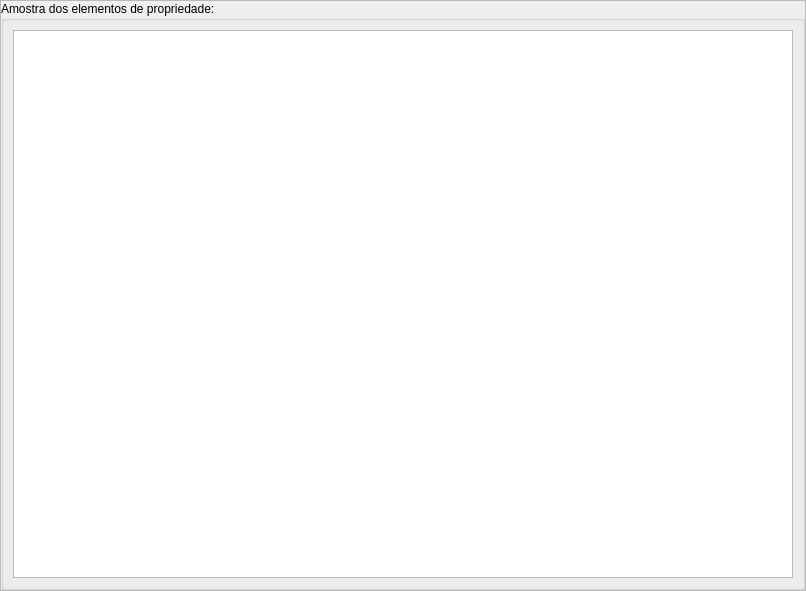
<?xml version="1.0" encoding="UTF-8"?>
<ui version="4.0">
 <class>Frame</class>
 <widget class="QFrame" name="Frame">
  <property name="geometry">
   <rect>
    <x>0</x>
    <y>0</y>
    <width>806</width>
    <height>591</height>
   </rect>
  </property>
  <property name="windowTitle">
   <string>Frame</string>
  </property>
  <property name="frameShape">
   <enum>QFrame::StyledPanel</enum>
  </property>
  <property name="frameShadow">
   <enum>QFrame::Raised</enum>
  </property>
  <layout class="QGridLayout" name="gridLayout">
   <property name="margin">
    <number>0</number>
   </property>
   <item row="0" column="0">
    <widget class="QGroupBox" name="groupBox">
     <property name="title">
      <string>Amostra dos elementos de propriedade:</string>
     </property>
     <layout class="QGridLayout" name="gridLayout_2">
      <item row="0" column="0">
       <widget class="QListWidget" name="list_attribute"/>
      </item>
     </layout>
    </widget>
   </item>
  </layout>
 </widget>
 <resources/>
 <connections/>
</ui>
